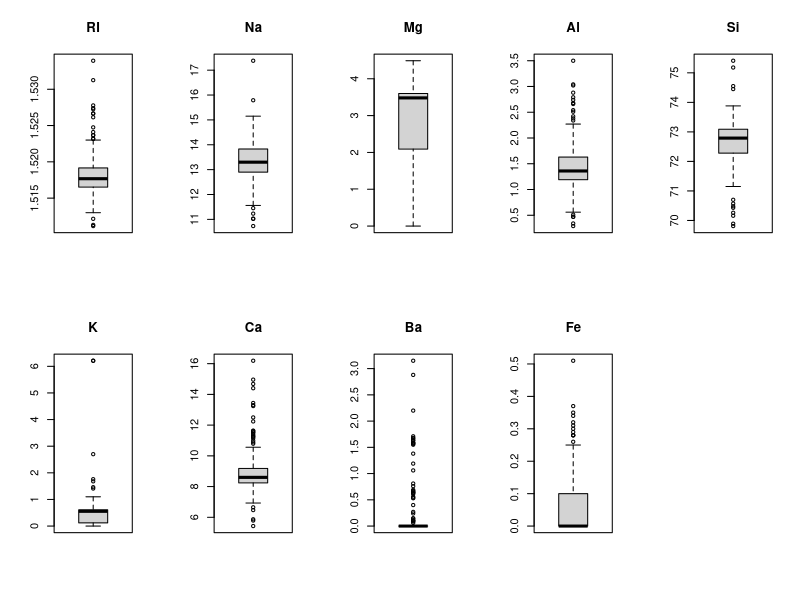
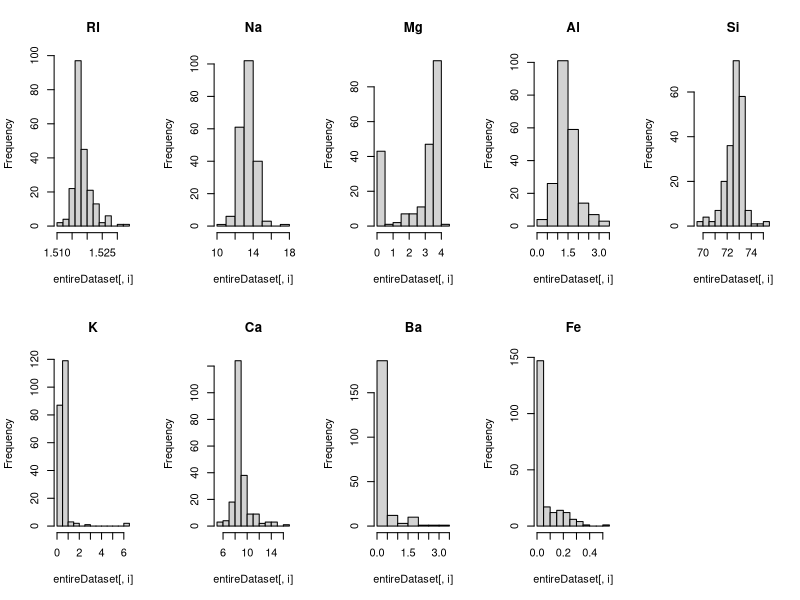
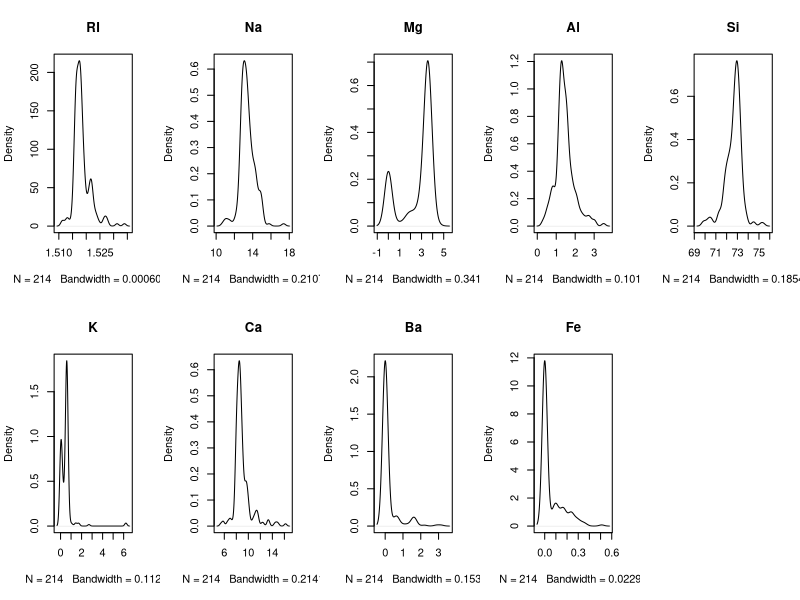
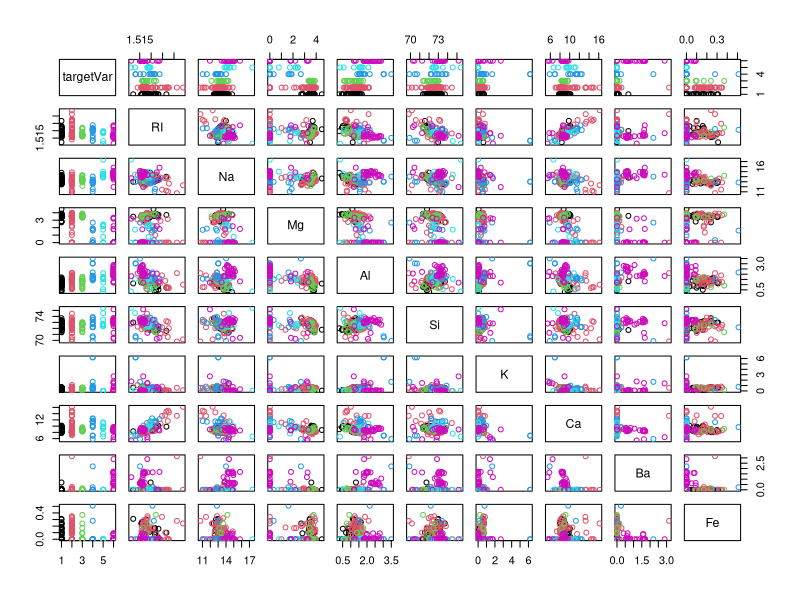
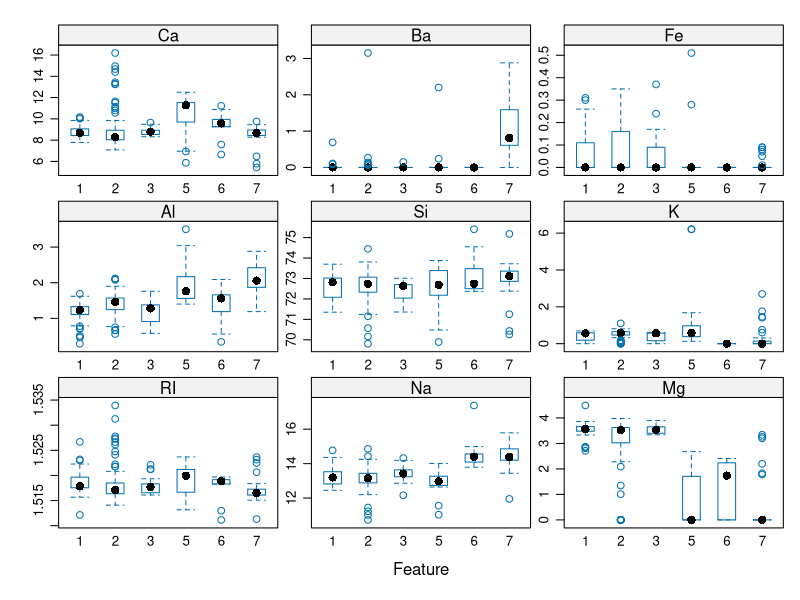
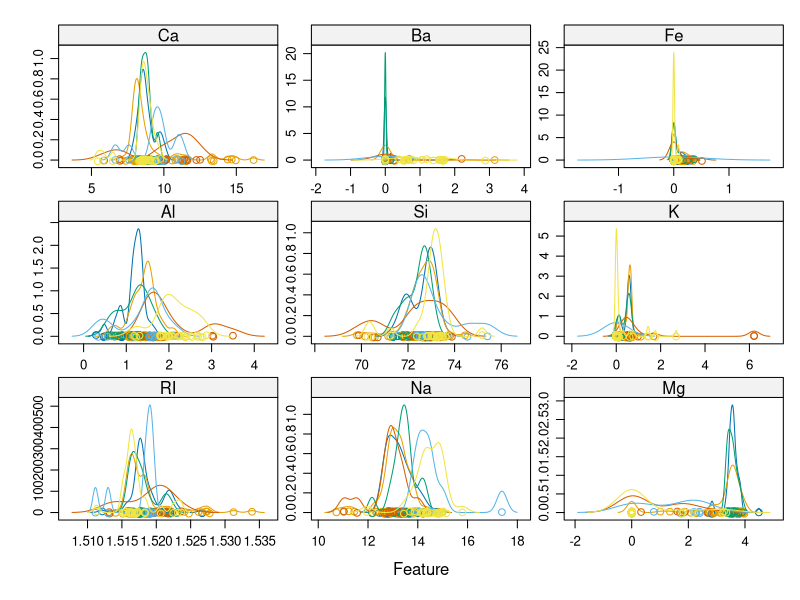
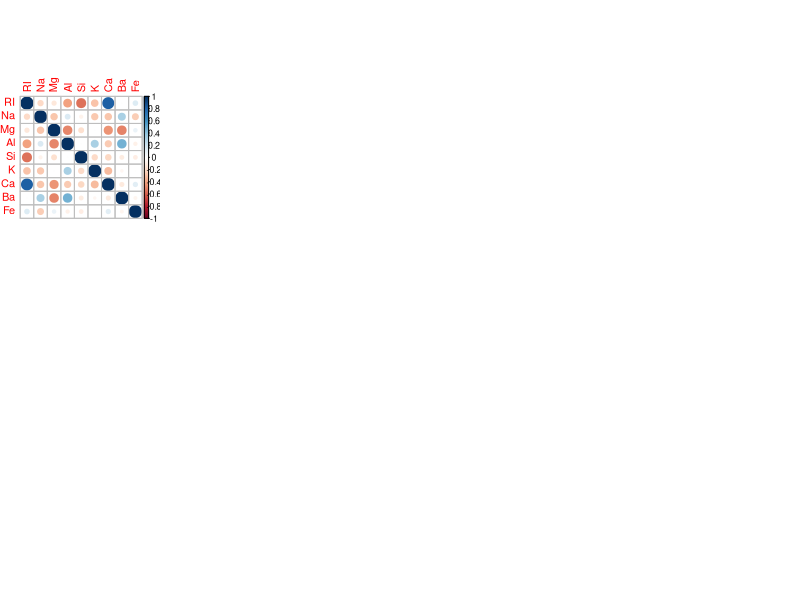

Here is the R script that generated these plots, in order: (Note: this script raises an error after producing the figures.)
## ---- chunk 1
knitr::opts_chunk$set(echo = TRUE)
## ---- chunk 2
library(caret)
library(corrplot)
library(mlbench)
## ---- chunk 3
startTimeScript <- proc.time()
#entireDataset <- read.csv("some_dataset.csv", header= TRUE, stringsAsFactors = FALSE)
data(Glass)
entireDataset <- Glass

# Rename the class column/target to a standard label
colnames(entireDataset)[ncol(entireDataset)] <- "targetVar"

# Use variable totCol to hold the number of columns in the dataframe
totCol <- ncol(entireDataset)
## ---- chunk 4
head(entireDataset)
## ---- chunk 5
dim(entireDataset)
## ---- chunk 6
sapply(entireDataset, class)
## ---- chunk 7
summary(entireDataset)
## ---- chunk 8
entireDataset_x <- entireDataset[,1:(totCol-1)]
entireDataset_y <- entireDataset[,totCol]
cbind(freq=table(entireDataset_y), percentage=prop.table(table(entireDataset_y))*100)
## ---- chunk 9
sapply(entireDataset, function(x) sum(is.na(x)))
## ---- chunk 10
# Set up a variable for the total number of attribute columns (totAttr)
totAttr <- totCol-1
# Set up the number of row and columns for visualization display. dispRow * dispCol should be >= totAttr
dispCol <- 5
if (totAttr%%dispCol == 0) {
dispRow <- totAttr%/%dispCol
} else {
dispRow <- (totAttr%/%dispCol) + 1
}
cat("Will attempt to create graphics grid (col x row): ", dispCol, ' by ', dispRow)
## ---- chunk 11
# Boxplots for each attribute
par(mfrow=c(dispRow,dispCol))
for(i in 1:totAttr) {
	boxplot(entireDataset[,i], main=names(entireDataset)[i])
}
## ---- chunk 12
# Histograms each attribute
par(mfrow=c(dispRow,dispCol))
for(i in 1:totAttr) {
	hist(entireDataset[,i], main=names(entireDataset)[i])
}
## ---- chunk 13
# Density plot for each attribute
par(mfrow=c(dispRow,dispCol))
for(i in 1:totAttr) {
	plot(density(entireDataset[,i]), main=names(entireDataset)[i])
}
## ---- chunk 14
# Scatterplot matrix colored by class
pairs(targetVar~., data=entireDataset, col=entireDataset$targetVar)
## ---- chunk 15
# Box and whisker plots for each attribute by class
scales <- list(x=list(relation="free"), y=list(relation="free"))
featurePlot(x=entireDataset_x, y=entireDataset_y, plot="box", scales=scales)
## ---- chunk 16
# Density plots for each attribute by class value
featurePlot(x=entireDataset_x, y=entireDataset_y, plot="density", scales=scales)
## ---- chunk 17
# Correlation plot
correlations <- cor(entireDataset_x)
corrplot(correlations, method="circle")
## ---- chunk 18
# Not applicable for this iteration of the project.

# Mark missing values
#invalid <- 0
#entireDataset$some_col[entireDataset$some_col==invalid] <- NA

# Impute missing values
#entireDataset$some_col <- with(entireDataset, impute(some_col, mean))
## ---- chunk 19
# Not applicable for this iteration of the project.
## ---- chunk 20
# Not applicable for this iteration of the project.
## ---- chunk 21
seedNum <- 888
set.seed(seedNum)

# Create a list of the rows in the original dataset we can use for training
training_index <- createDataPartition(entireDataset$targetVar, p=0.70, list=FALSE)

# Use 70% of data to training and testing the models
training <- entireDataset[training_index,]

# Select the remaining 30% of the data for validation
validation <- entireDataset[-training_index,]
## ---- chunk 22
proc.time()-startTimeScript
## ---- chunk 23
# Run algorithms using 10-fold cross validation
control <- trainControl(method="repeatedcv", number=10, repeats=3)
metricTarget <- "Accuracy"
## ---- chunk 24
# Linear Discriminant Analysis (Classification)
startTimeModule <- proc.time()
set.seed(seedNum)
fit.lda <- train(targetVar~., data=training, method="lda", metric=metricTarget, trControl=control)
proc.time()-startTimeModule
## ---- chunk 25
# Decision Tree - CART (Regression/Classification)
startTimeModule <- proc.time()
set.seed(seedNum)
fit.cart <- train(targetVar~., data=training, method="rpart", metric=metricTarget, trControl=control)
proc.time()-startTimeModule
## ---- chunk 26
# k-Nearest Neighbors (Regression/Classification)
startTimeModule <- proc.time()
set.seed(seedNum)
fit.knn <- train(targetVar~., data=training, method="knn", metric=metricTarget, trControl=control)
proc.time()-startTimeModule
## ---- chunk 27
# Support Vector Machine (Regression/Classification)
startTimeModule <- proc.time()
set.seed(seedNum)
fit.svm <- train(targetVar~., data=training, method="svmRadial", metric=metricTarget, trControl=control)
proc.time()-startTimeModule
## ---- chunk 28
# Bagged CART (Regression/Classification)
startTimeModule <- proc.time()
set.seed(seedNum)
fit.bagcart <- train(targetVar~., data=training, method="treebag", metric=metricTarget, trControl=control)
proc.time()-startTimeModule
## ---- chunk 29
# Random Forest (Regression/Classification)
startTimeModule <- proc.time()
set.seed(seedNum)
fit.rf <- train(targetVar~., data=training, method="rf", metric=metricTarget, trControl=control)
proc.time()-startTimeModule
## ---- chunk 30
# Stochastic Gradient Boosting (Regression/Classification)
startTimeModule <- proc.time()
set.seed(seedNum)
fit.gbm <- train(targetVar~., data=training, method="gbm", metric=metricTarget, trControl=control, verbose=F)
proc.time()-startTimeModule
## ---- chunk 31
results <- resamples(list(LDA=fit.lda, CART=fit.cart, kNN=fit.knn, SVM=fit.svm, BagCART=fit.bagcart, RF=fit.rf, GBM=fit.gbm))
summary(results)
dotplot(results)
## ---- chunk 32
# Tuning algorithm #1 - Bagged CART
startTimeModule <- proc.time()
set.seed(seedNum)
fit.final1 <- fit.bagcart
print(fit.final1)
proc.time()-startTimeModule
## ---- chunk 33
# Tuning algorithm #2 - Random Forest
startTimeModule <- proc.time()
set.seed(seedNum)
grid <- expand.grid(mtry = c(1:5))
fit.final2 <- train(targetVar~., data=training, method="rf", metric=metricTarget, tuneGrid=grid, trControl=control)
plot(fit.final2)
print(fit.final2)
proc.time()-startTimeModule
## ---- chunk 34
# Tuning algorithm #3 - Stochastic Gradient Boosting
startTimeModule <- proc.time()
set.seed(seedNum)
grid <- expand.grid(.n.trees=c(100, 200, 300), .shrinkage=c(0.01, 0.05, 0.1), .interaction.depth=c(1, 2, 3), .n.minobsinnode=c(3, 6, 10))
fit.final3 <- train(targetVar~., data=training, method="gbm", metric=metricTarget, tuneGrid=grid, trControl=control, verbose=F)
plot(fit.final3)
print(fit.final3)
proc.time()-startTimeModule
## ---- chunk 35
results <- resamples(list(BAGCART=fit.final1, RF=fit.final2, GBM=fit.final3))
summary(results)
dotplot(results)
## ---- chunk 36
predictions <- predict(fit.final2, newdata=validation)
confusionMatrix(predictions, validation$targetVar)
## ---- chunk 37
library(randomForest)
startTimeModule <- proc.time()
set.seed(seedNum)
finalModel <- randomForest(targetVar~., entireDataset, mtry=4, na.action=na.omit)
summary(finalModel)
proc.time()-startTimeModule
## ---- chunk 38
#saveRDS(finalModel, "./finalModel_MultiClass.rds")
## ---- chunk 39
proc.time()-startTimeScript
